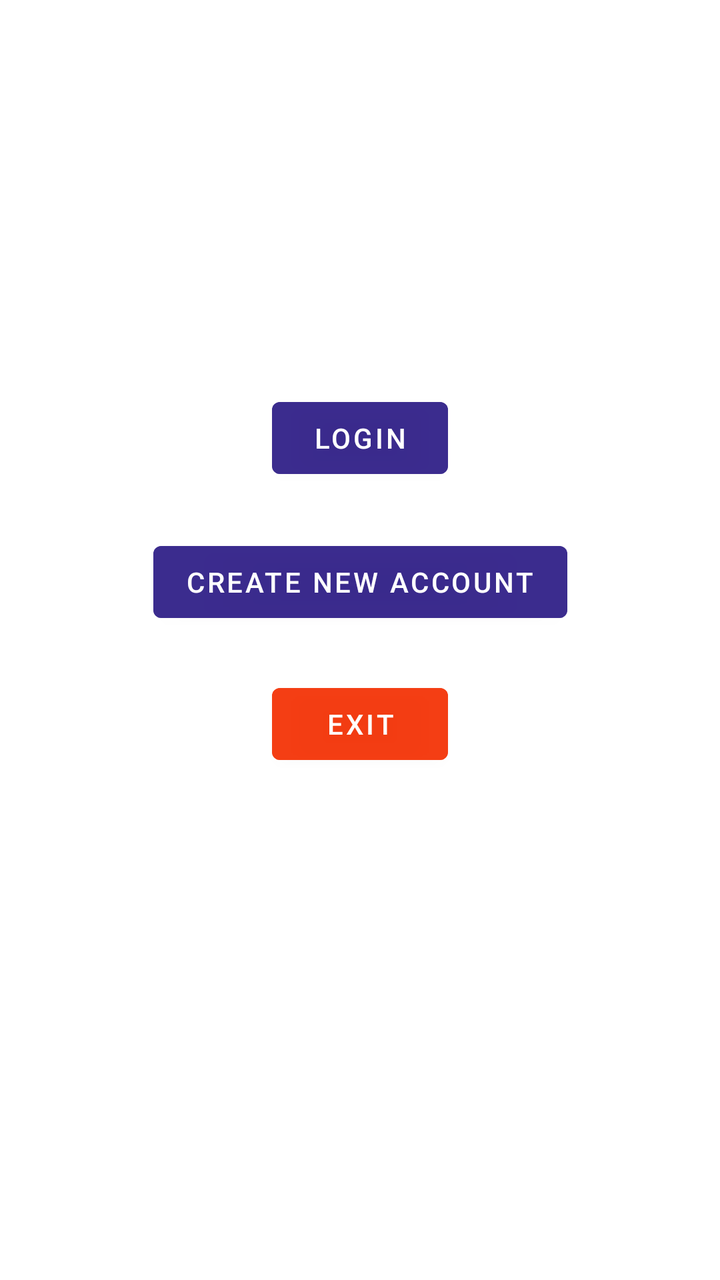
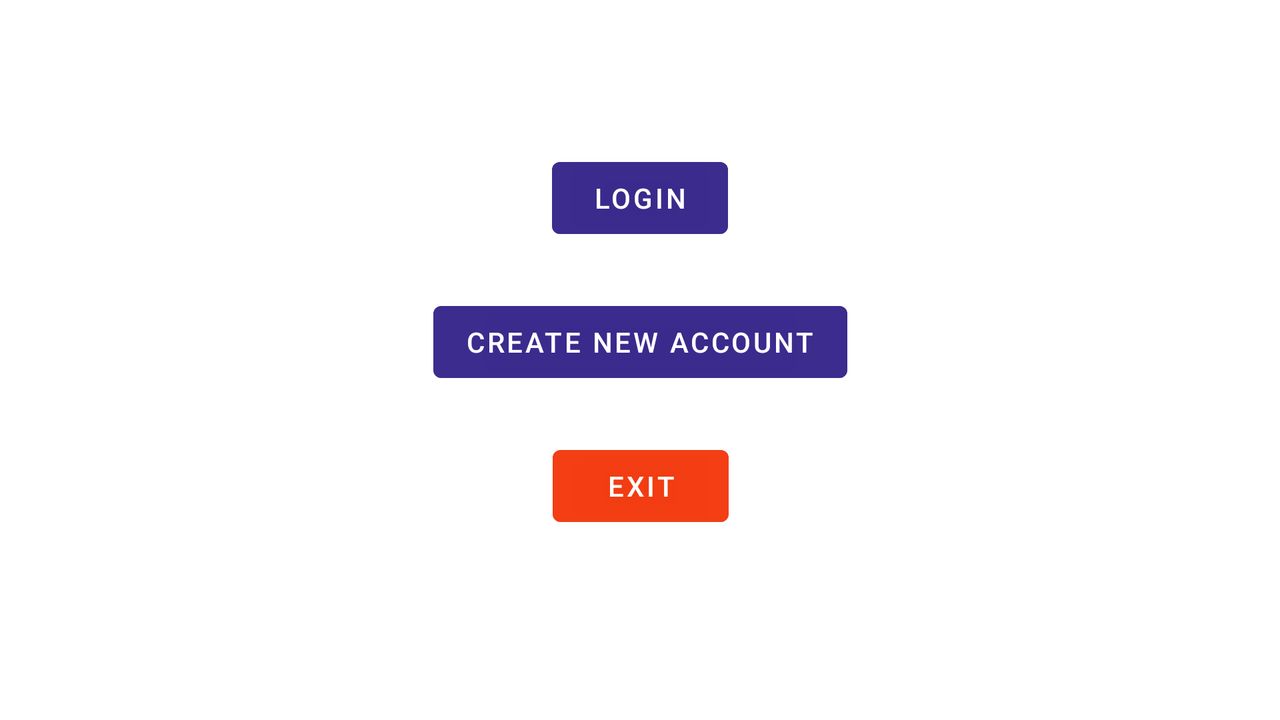

Compare how this app lays out the same screen by default and in its alternative resource folder. The renders come first, then the two layout files and the values they reference.
<!-- AndroidManifest.xml: application theme Theme.Registerandlogin -->
<!-- res/layout/activity_main.xml -->
<?xml version="1.0" encoding="utf-8"?>
<androidx.constraintlayout.widget.ConstraintLayout xmlns:android="http://schemas.android.com/apk/res/android"
    xmlns:app="http://schemas.android.com/apk/res-auto"
    xmlns:tools="http://schemas.android.com/tools"
    android:layout_width="match_parent"
    android:layout_height="match_parent"
    android:background="@drawable/ic_launcher_background"
    tools:context=".MainActivity">

    <Button
        android:id="@+id/loginButton"
        android:layout_width="wrap_content"
        android:layout_height="wrap_content"
        android:layout_marginTop="195dp"
        android:backgroundTint="#CC34248A"
        android:onClick="onClickLogin"
        android:text="@string/Login"
        app:layout_constraintEnd_toEndOf="parent"
        app:layout_constraintStart_toStartOf="parent"
        app:layout_constraintTop_toTopOf="parent" />

    <Button
        android:id="@+id/newAccountButton"
        android:layout_width="wrap_content"
        android:layout_height="wrap_content"
        android:layout_marginTop="24dp"
        android:backgroundTint="#CC34248A"
        android:onClick="onClickRegister"
        android:text="@string/SingUp"
        app:layout_constraintEnd_toEndOf="@+id/loginButton"
        app:layout_constraintStart_toStartOf="@+id/loginButton"
        app:layout_constraintTop_toBottomOf="@+id/loginButton" />

    <ImageView

        android:id="@+id/boatBackground"
        android:layout_width="600dp"
        android:layout_height="600dp"
        app:layout_constraintBottom_toBottomOf="parent"
        app:layout_constraintEnd_toEndOf="parent"
        app:layout_constraintStart_toStartOf="parent"
        app:layout_constraintTop_toTopOf="parent"
        app:srcCompat="@drawable/backgroundboat" />

    <FrameLayout
        android:id="@+id/whiteBackgroundForButtons"
        android:layout_width="270dp"
        android:layout_height="220dp"
        android:layout_marginTop="180dp"
        android:background="@drawable/round_bt"
        app:layout_constraintEnd_toEndOf="parent"
        app:layout_constraintStart_toStartOf="parent"
        app:layout_constraintTop_toTopOf="parent"


        >

    </FrameLayout>

    <Button
        android:id="@+id/exit"
        android:layout_width="wrap_content"
        android:layout_height="wrap_content"
        android:layout_marginTop="95dp"
        android:backgroundTint="#CCF4360A"
        android:onClick="onClickExit"
        android:text="@string/Exit"
        app:layout_constraintEnd_toEndOf="@+id/loginButton"
        app:layout_constraintStart_toStartOf="@+id/loginButton"
        app:layout_constraintTop_toBottomOf="@+id/loginButton" />

    <TextView
        android:id="@+id/textUser"
        android:layout_width="wrap_content"
        android:layout_height="wrap_content"
        android:layout_marginTop="64dp"
        android:text="template"
        android:textColor="#FFFFFF"
        android:textSize="24sp"
        android:textStyle="bold"
        android:visibility="invisible"
        app:layout_constraintEnd_toEndOf="parent"
        app:layout_constraintStart_toStartOf="parent"
        app:layout_constraintTop_toTopOf="parent" />

    <TextView
        android:id="@+id/textPassword"
        android:layout_width="wrap_content"
        android:layout_height="wrap_content"
        android:fontFamily="sans-serif-black"
        android:text="TextView"
        android:textColor="#FFFFFF"
        android:textSize="20sp"
        android:visibility="invisible"
        app:layout_constraintEnd_toEndOf="parent"
        app:layout_constraintStart_toStartOf="parent"
        app:layout_constraintTop_toBottomOf="@+id/textUser" />

    <Button
        android:id="@+id/buttonSendData"
        android:layout_width="wrap_content"
        android:layout_height="wrap_content"
        android:text="Send Data"
        android:visibility="invisible"
        app:layout_constraintEnd_toEndOf="parent"
        app:layout_constraintStart_toStartOf="parent"
        app:layout_constraintTop_toBottomOf="@+id/whiteBackgroundForButtons" />

</androidx.constraintlayout.widget.ConstraintLayout>
<!-- resources referenced by this layout -->
<resources>
  <!-- drawable round_bt (drawable) -->
  <?xml version="1.0" encoding="utf-8"?>
  <shape xmlns:android="http://schemas.android.com/apk/res/android">
  <solid android:color="#99ffffff"/>
      <corners
      android:topRightRadius="30dp"
      android:bottomLeftRadius="30dp"
      android:bottomRightRadius="30dp"
      android:radius="30dp"
          />
  </shape>
  <string name="Exit">Exit</string>
  <string name="Login">Login</string>
  <string name="SingUp">Create New Account</string>
  <style name="Theme.Registerandlogin" parent="Theme.MaterialComponents.DayNight.NoActionBar">
          
          <item name="colorPrimary">@color/purple_500</item>
          <item name="colorPrimaryVariant">@color/purple_700</item>
          <item name="colorOnPrimary">@color/white</item>
          
          <item name="colorSecondary">@color/teal_200</item>
          <item name="colorSecondaryVariant">@color/teal_700</item>
          <item name="colorOnSecondary">@color/black</item>
          
          <item name="android:statusBarColor">?attr/colorPrimaryVariant</item>
          
      </style>
</resources>
<!-- res/layout-land/activity_main.xml (the repository's variant of the layout above) -->
<!-- drawn on the phone turned sideways -->
<?xml version="1.0" encoding="utf-8"?>
<androidx.constraintlayout.widget.ConstraintLayout xmlns:android="http://schemas.android.com/apk/res/android"
    xmlns:app="http://schemas.android.com/apk/res-auto"
    xmlns:tools="http://schemas.android.com/tools"
    android:layout_width="match_parent"
    android:layout_height="match_parent"
    android:background="@drawable/ic_launcher_background"
    tools:context=".MainActivity">

    <Button
        android:id="@+id/loginButton"
        android:layout_width="wrap_content"
        android:layout_height="wrap_content"
        android:layout_marginTop="75dp"
        android:backgroundTint="#CC34248A"
        android:text="@string/Login"
        app:layout_constraintEnd_toEndOf="parent"
        app:layout_constraintStart_toStartOf="parent"
        app:layout_constraintTop_toTopOf="parent" />

    <Button
        android:id="@+id/newAccountButton"
        android:layout_width="wrap_content"
        android:layout_height="wrap_content"
        android:layout_marginTop="24dp"
        android:backgroundTint="#CC34248A"
        android:text="@string/SingUp"
        app:layout_constraintEnd_toEndOf="@+id/loginButton"
        app:layout_constraintStart_toStartOf="@+id/loginButton"
        app:layout_constraintTop_toBottomOf="@+id/loginButton" />

    <Button
        android:id="@+id/exit"
        android:layout_width="wrap_content"
        android:layout_height="wrap_content"
        android:layout_marginTop="24dp"
        android:backgroundTint="#CCF4360A"
        android:onClick="onClickExit"
        android:text="@string/Exit"
        app:layout_constraintEnd_toEndOf="@+id/newAccountButton"
        app:layout_constraintStart_toStartOf="@+id/newAccountButton"
        app:layout_constraintTop_toBottomOf="@+id/newAccountButton" />

    <ImageView

        android:id="@+id/boatBackground"
        android:layout_width="850dp"
        android:layout_height="850dp"
        app:layout_constraintBottom_toBottomOf="parent"
        app:layout_constraintEnd_toEndOf="parent"
        app:layout_constraintHorizontal_bias="0.487"
        app:layout_constraintStart_toStartOf="parent"
        app:layout_constraintTop_toTopOf="parent"
        app:layout_constraintVertical_bias="0.835"
        app:srcCompat="@drawable/backgroundboat" />

    <FrameLayout
        android:id="@+id/whiteBackgroundForButtons"
        android:layout_width="260dp"
        android:layout_height="220dp"
        android:layout_marginTop="60dp"
        android:background="@drawable/round_bt"
        app:layout_constraintEnd_toEndOf="parent"
        app:layout_constraintStart_toStartOf="parent"
        app:layout_constraintTop_toTopOf="parent">

    </FrameLayout>
</androidx.constraintlayout.widget.ConstraintLayout>
